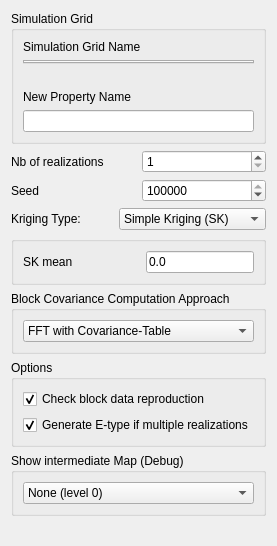
     <widget class="QWidget" name="tab1">
      <attribute name="title">
       <string>General</string>
      </attribute>
      <layout class="QVBoxLayout" name="verticalLayout_3">
       <item>
        <widget class="Q3GroupBox" name="SimulationGrid">
         <property name="maximumSize">
          <size>
           <width>32767</width>
           <height>160</height>
          </size>
         </property>
         <property name="title">
          <string>Simulation Grid</string>
         </property>
         <property name="frameShape">
          <enum>Q3GroupBox::Box</enum>
         </property>
         <property name="frameShadow">
          <enum>Q3GroupBox::Sunken</enum>
         </property>
         <layout class="QVBoxLayout" name="verticalLayout">
          <item>
           <widget class="QLabel" name="TextLabel1_4">
            <property name="text">
             <string>Simulation Grid Name</string>
            </property>
            <property name="wordWrap">
             <bool>false</bool>
            </property>
           </widget>
          </item>
          <item>
           <widget class="GridSelector" name="Grid_Name">
            <property name="currentIndex">
             <number>1</number>
            </property>
           </widget>
          </item>
          <item>
           <spacer name="Spacer7_5_3_3">
            <property name="orientation">
             <enum>Qt::Vertical</enum>
            </property>
            <property name="sizeType">
             <enum>QSizePolicy::Expanding</enum>
            </property>
            <property name="sizeHint" stdset="0">
             <size>
              <width>0</width>
              <height>20</height>
             </size>
            </property>
           </spacer>
          </item>
          <item>
           <widget class="QLabel" name="TextLabel2_4">
            <property name="text">
             <string>New Property Name</string>
            </property>
            <property name="wordWrap">
             <bool>false</bool>
            </property>
           </widget>
          </item>
          <item>
           <widget class="QLineEdit" name="Property_Name"/>
          </item>
         </layout>
        </widget>
       </item>
       <item>
        <layout class="QHBoxLayout">
         <property name="spacing">
          <number>6</number>
         </property>
         <property name="margin">
          <number>0</number>
         </property>
         <item>
          <widget class="QLabel" name="TextLabel2_2_2_2_5">
           <property name="text">
            <string>Nb of realizations</string>
           </property>
           <property name="wordWrap">
            <bool>false</bool>
           </property>
          </widget>
         </item>
         <item>
          <widget class="QSpinBox" name="Nb_Realizations">
           <property name="minimum">
            <number>1</number>
           </property>
           <property name="maximum">
            <number>10000</number>
           </property>
          </widget>
         </item>
        </layout>
       </item>
       <item>
        <layout class="QHBoxLayout">
         <property name="spacing">
          <number>6</number>
         </property>
         <property name="margin">
          <number>0</number>
         </property>
         <item>
          <widget class="QLabel" name="TextLabel2_2_2_2_2_3">
           <property name="text">
            <string>Seed</string>
           </property>
           <property name="wordWrap">
            <bool>false</bool>
           </property>
          </widget>
         </item>
         <item>
          <widget class="QSpinBox" name="Seed">
           <property name="maximum">
            <number>99999999</number>
           </property>
           <property name="value">
            <number>14071789</number>
           </property>
          </widget>
         </item>
        </layout>
       </item>
       <item>
        <layout class="QHBoxLayout">
         <item>
          <widget class="QLabel" name="textLabel1_2">
           <property name="text">
            <string>Kriging Type:</string>
           </property>
           <property name="wordWrap">
            <bool>false</bool>
           </property>
          </widget>
         </item>
         <item>
          <widget class="QComboBox" name="Kriging_Type">
           <item>
            <property name="text">
             <string>Simple Kriging (SK)</string>
            </property>
           </item>
           <item>
            <property name="text">
             <string>Ordinary Kriging (OK)</string>
            </property>
           </item>
          </widget>
         </item>
        </layout>
       </item>
       <item>
        <widget class="GsTLGroupBox" name="sk_meanBox">
         <property name="title">
          <string/>
         </property>
         <property name="keyword" stdset="0">
          <string>Simple Kriging (SK)</string>
         </property>
         <layout class="QVBoxLayout">
          <item>
           <layout class="QHBoxLayout">
            <item>
             <widget class="QLabel" name="textLabel1_3">
              <property name="text">
               <string>SK mean</string>
              </property>
              <property name="wordWrap">
               <bool>false</bool>
              </property>
             </widget>
            </item>
            <item>
             <spacer name="spacer98">
              <property name="orientation">
               <enum>Qt::Horizontal</enum>
              </property>
              <property name="sizeType">
               <enum>QSizePolicy::Expanding</enum>
              </property>
              <property name="sizeHint" stdset="0">
               <size>
                <width>20</width>
                <height>20</height>
               </size>
              </property>
             </spacer>
            </item>
            <item>
             <widget class="QLineEdit" name="SK_mean">
              <property name="text">
               <string>0.0</string>
              </property>
             </widget>
            </item>
           </layout>
          </item>
         </layout>
        </widget>
       </item>
       <item>
        <widget class="Q3GroupBox" name="groupBox25_3_2_3">
         <property name="title">
          <string>Block Covariance Computation Approach</string>
         </property>
         <layout class="QVBoxLayout">
          <item>
           <widget class="QComboBox" name="Block_Cov_Approach">
            <item>
             <property name="text">
              <string>FFT with Covariance-Table</string>
             </property>
            </item>
            <item>
             <property name="text">
              <string>Integration with Covariance-Table</string>
             </property>
            </item>
           </widget>
          </item>
         </layout>
        </widget>
       </item>
       <item>
        <widget class="Q3GroupBox" name="groupBox52">
         <property name="title">
          <string>Options</string>
         </property>
         <layout class="QVBoxLayout">
          <item>
           <widget class="QCheckBox" name="Check_Block_Reproduction">
            <property name="text">
             <string>Check block data reproduction</string>
            </property>
            <property name="checked">
             <bool>true</bool>
            </property>
           </widget>
          </item>
          <item>
           <widget class="QCheckBox" name="Generate_Etype">
            <property name="text">
             <string>Generate E-type if multiple realizations</string>
            </property>
            <property name="checked">
             <bool>true</bool>
            </property>
           </widget>
          </item>
         </layout>
        </widget>
       </item>
       <item>
        <widget class="Q3GroupBox" name="groupBox25_3_2_2">
         <property name="title">
          <string>Show intermediate Map (Debug)</string>
         </property>
         <layout class="QVBoxLayout">
          <item>
           <widget class="QComboBox" name="Debug_Info">
            <item>
             <property name="text">
              <string>None (level 0)</string>
             </property>
            </item>
            <item>
             <property name="text">
              <string>Generate Intermediate Map (level 1)</string>
             </property>
            </item>
           </widget>
          </item>
         </layout>
        </widget>
       </item>
       <item>
        <spacer name="spacer33_3_2_2">
         <property name="orientation">
          <enum>Qt::Vertical</enum>
         </property>
         <property name="sizeType">
          <enum>QSizePolicy::Expanding</enum>
         </property>
         <property name="sizeHint" stdset="0">
          <size>
           <width>20</width>
           <height>19</height>
          </size>
         </property>
        </spacer>
       </item>
      </layout>
     </widget>
